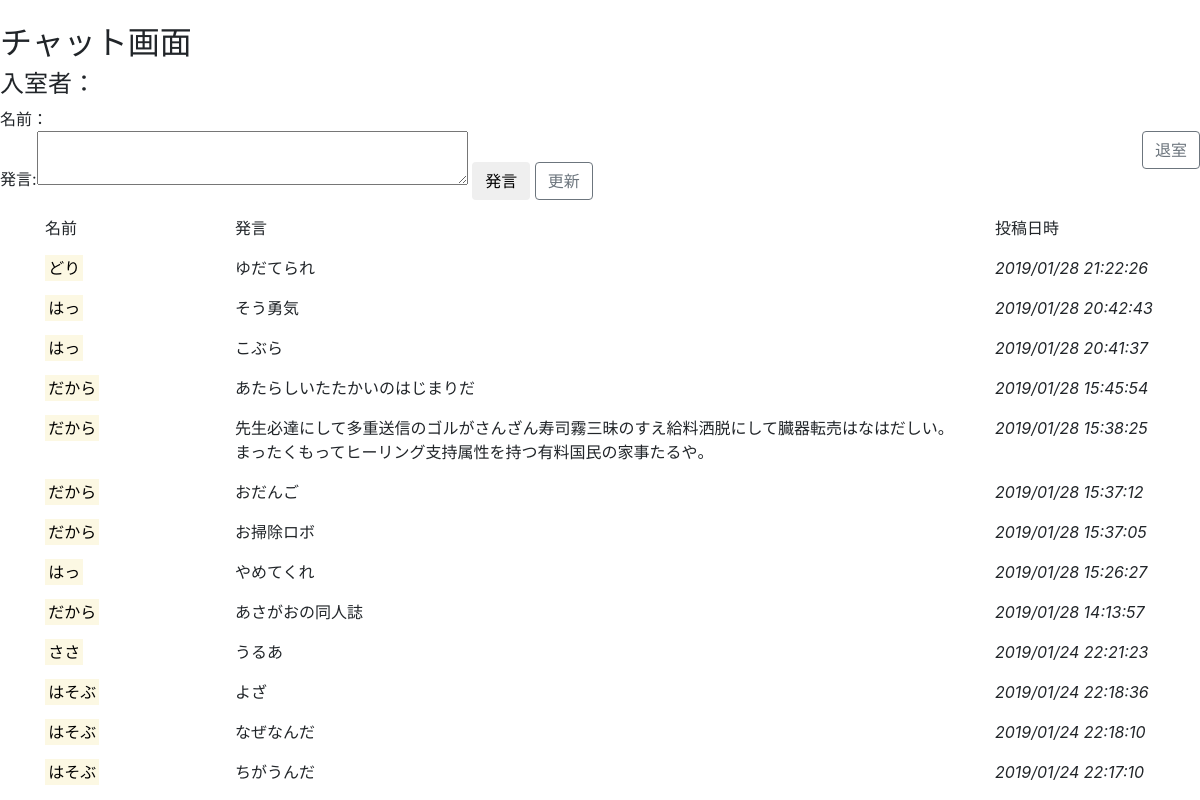
The app's page /room/, older data.
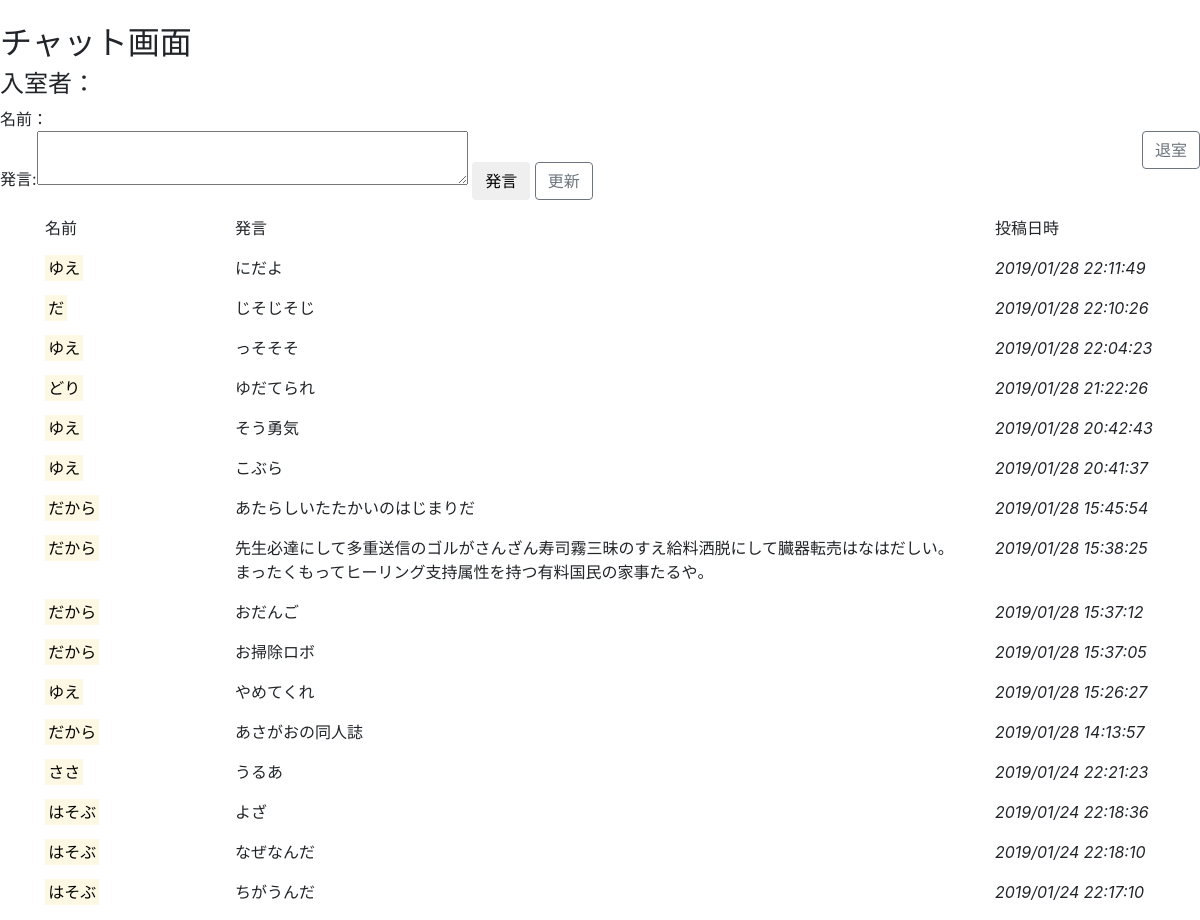
The same page, newer data.
### app/models.py (models this page shows)
class Talk(models.Model):
        talk_text = models.TextField(
            verbose_name = '発言',
            max_length = 200,
            default = '',
            )
        user_id = models.ForeignKey(Users,on_delete=models.SET_DEFAULT
                                         ,default='')
        talk_datetime = models.DateTimeField(verbose_name='発言日時'
                                           , default=timezone.now)

class Users(models.Model):
    INSITE_STATE = (
        (1,'入室中'),
        (2,'退室'),
        )
    id = models.CharField(
        verbose_name = 'ユーザーID',
        max_length = 10,
        primary_key = True,
        validators=[RegexValidator(
        slug_re,
        '名前には半角英数字、アンダーバー、ハイフンのみ指定できます。',
        'invalid')]
    )
    name = models.CharField(
        verbose_name = '名前',
        max_length = 20,
        default = '',
    )
    isInsite = models.IntegerField(
        verbose_name = '入室状態',
        choices = INSITE_STATE,
        default = 2,
        )

### app/views.py (the view, shortened to what this page needs)
# urls.py: path('room/', TalkCreateView.as_view() , name='room'),
class TalkCreateView(CreateView):
    model = Talk
    form_class = TalkForm
    success_url = reverse_lazy('room')
    def get_context_data(self, **kwargs):
       context = super().get_context_data(**kwargs)
       context['talk_list'] = Talk.objects.select_related() \
                                  .all().order_by('-talk_datetime')[:20]
       context['insite_users'] = Users.objects.filter(isInsite=1)
       return context

### app/forms.py
class TalkForm(forms.ModelForm):
    class Meta:
        model = Talk
        fields = ('talk_text',)
        widgets = {
            'talk_text':forms.Textarea(attrs={'rows':2,'cols':40})
            }

### app/templates/app/Talk_form.html (shortened to what this page needs)
﻿{% extends "./_base.html" %}
{% block content %}
<h2>チャット画面</h2>
<h4>入室者：{% for usr in insite_users %}<small><strong>{{ usr.name }}、</strong></small>{% endfor %}</h4>
<form class="form-controld" method="post">
<div>
    名前：{{ view.request.session.name }}
</div>
{{ form }}
<input class="btn btn-default" type="submit" value="発言">
<a class="btn btn-outline-secondary" href="{% url 'room' %}">更新</a>
<div class="float-right">
    <a class="btn btn-outline-secondary" href="{% url 'exit' %}">退室</a>
</div>
</form>
<div class="container">
<div class="row">
    <div class="col-2">
        <p>名前</p>
    </div>
    <div class="col-8">
        <p>発言</p>
    </div>
    <div class="col-2">
        <p>投稿日時</p>
    </div>
</div>
{% for item in talk_list %}
<div class="row">
    <div class="col-2">
        <mark>{{ item.user_id.name }}</mark>
    </div>
    <div class="col-8">
        <p>{{ item.talk_text }}</p>
    </div>
    <div class="col-2">
        <em>{{ item.talk_datetime|date:"Y/m/d G:i:s" }}</em>
    </div>
</div>
{% endfor %}
</div>
{% endblock %}

### app/templates/app/_base.html (shortened to what this page needs)
﻿{% load static %}
<!DOCTYPE html>
<html lang="en" xmlns="http://www.w3.org/1999/xhtml">
<head>
    <link href="https://maxcdn.bootstrapcdn.com/bootstrap/4.0.0/css/bootstrap.min.css" rel="stylesheet"
>
</head>
<body>
    {% block content %}
    {% endblock %}
</body>
</html>

Row changes from the older to the newer data that the page shows:
added Talk: user_id.name "ゆえ", talk_text "にだよ", talk_datetime "2019/01/28 22:11:49"
added Talk: user_id.name "だ", talk_text "じそじそじ", talk_datetime "2019/01/28 22:10:26"
added Talk: user_id.name "ゆえ", talk_text "っそそそ", talk_datetime "2019/01/28 22:04:23"
changed through a linked row, Talk "そう勇気": user_id.name "はっ" → "ゆえ"
changed through a linked row, Talk "こぶら": user_id.name "はっ" → "ゆえ"
changed through a linked row, Talk "やめてくれ": user_id.name "はっ" → "ゆえ"
